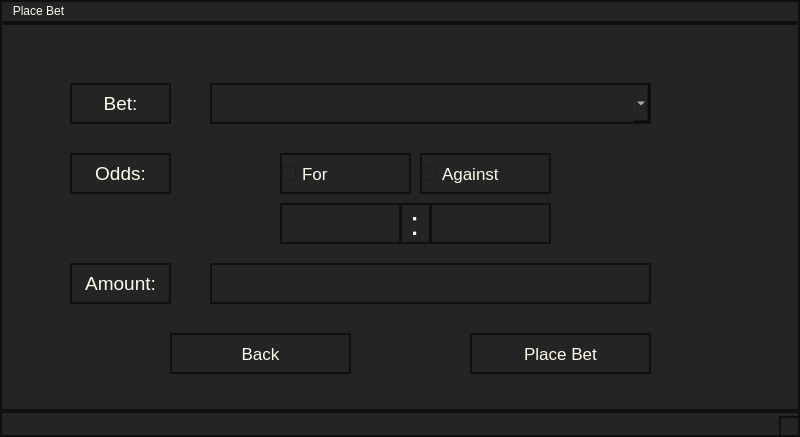
<?xml version="1.0" encoding="UTF-8"?>
<ui version="4.0">
 <class>MainWindow</class>
 <widget class="QMainWindow" name="MainWindow">
  <property name="geometry">
   <rect>
    <x>0</x>
    <y>0</y>
    <width>800</width>
    <height>437</height>
   </rect>
  </property>
  <property name="windowTitle">
   <string>MainWindow</string>
  </property>
  <property name="styleSheet">
   <string notr="true">background-color: rgb(36, 36, 36);
color: rgb(254, 251, 234);
border: 2px solid rgb(16, 16, 16);</string>
  </property>
  <widget class="QWidget" name="centralwidget">
   <widget class="QLineEdit" name="Amount">
    <property name="geometry">
     <rect>
      <x>210</x>
      <y>240</y>
      <width>441</width>
      <height>41</height>
     </rect>
    </property>
   </widget>
   <widget class="QLabel" name="label">
    <property name="geometry">
     <rect>
      <x>70</x>
      <y>240</y>
      <width>101</width>
      <height>41</height>
     </rect>
    </property>
    <property name="font">
     <font>
      <pointsize>14</pointsize>
     </font>
    </property>
    <property name="text">
     <string>Amount:</string>
    </property>
    <property name="alignment">
     <set>Qt::AlignCenter</set>
    </property>
   </widget>
   <widget class="QComboBox" name="BetName">
    <property name="geometry">
     <rect>
      <x>210</x>
      <y>60</y>
      <width>441</width>
      <height>41</height>
     </rect>
    </property>
    <property name="font">
     <font>
      <pointsize>12</pointsize>
     </font>
    </property>
    <item>
     <property name="text">
      <string/>
     </property>
    </item>
   </widget>
   <widget class="QLabel" name="label_2">
    <property name="geometry">
     <rect>
      <x>70</x>
      <y>60</y>
      <width>101</width>
      <height>41</height>
     </rect>
    </property>
    <property name="font">
     <font>
      <pointsize>14</pointsize>
     </font>
    </property>
    <property name="text">
     <string>Bet:</string>
    </property>
    <property name="alignment">
     <set>Qt::AlignCenter</set>
    </property>
   </widget>
   <widget class="QCheckBox" name="For">
    <property name="geometry">
     <rect>
      <x>280</x>
      <y>130</y>
      <width>131</width>
      <height>41</height>
     </rect>
    </property>
    <property name="font">
     <font>
      <pointsize>13</pointsize>
     </font>
    </property>
    <property name="text">
     <string>For</string>
    </property>
   </widget>
   <widget class="QCheckBox" name="Agaisnt">
    <property name="geometry">
     <rect>
      <x>420</x>
      <y>130</y>
      <width>131</width>
      <height>41</height>
     </rect>
    </property>
    <property name="font">
     <font>
      <pointsize>13</pointsize>
     </font>
    </property>
    <property name="text">
     <string>Against</string>
    </property>
   </widget>
   <widget class="QPushButton" name="PlaceBet">
    <property name="geometry">
     <rect>
      <x>470</x>
      <y>310</y>
      <width>181</width>
      <height>41</height>
     </rect>
    </property>
    <property name="font">
     <font>
      <pointsize>13</pointsize>
     </font>
    </property>
    <property name="text">
     <string>Place Bet</string>
    </property>
   </widget>
   <widget class="QPushButton" name="Back">
    <property name="geometry">
     <rect>
      <x>170</x>
      <y>310</y>
      <width>181</width>
      <height>41</height>
     </rect>
    </property>
    <property name="font">
     <font>
      <pointsize>13</pointsize>
     </font>
    </property>
    <property name="text">
     <string>Back</string>
    </property>
   </widget>
   <widget class="QLineEdit" name="ForOdds">
    <property name="geometry">
     <rect>
      <x>280</x>
      <y>180</y>
      <width>121</width>
      <height>41</height>
     </rect>
    </property>
    <property name="font">
     <font>
      <pointsize>25</pointsize>
     </font>
    </property>
    <property name="text">
     <string/>
    </property>
   </widget>
   <widget class="QLabel" name="label_3">
    <property name="geometry">
     <rect>
      <x>400</x>
      <y>180</y>
      <width>31</width>
      <height>41</height>
     </rect>
    </property>
    <property name="font">
     <font>
      <pointsize>25</pointsize>
     </font>
    </property>
    <property name="text">
     <string>:</string>
    </property>
   </widget>
   <widget class="QLineEdit" name="AgaisntOdds">
    <property name="geometry">
     <rect>
      <x>430</x>
      <y>180</y>
      <width>121</width>
      <height>41</height>
     </rect>
    </property>
    <property name="font">
     <font>
      <pointsize>25</pointsize>
     </font>
    </property>
    <property name="text">
     <string/>
    </property>
   </widget>
   <widget class="QLabel" name="label_4">
    <property name="geometry">
     <rect>
      <x>70</x>
      <y>130</y>
      <width>101</width>
      <height>41</height>
     </rect>
    </property>
    <property name="font">
     <font>
      <pointsize>14</pointsize>
     </font>
    </property>
    <property name="text">
     <string>Odds:</string>
    </property>
    <property name="alignment">
     <set>Qt::AlignCenter</set>
    </property>
   </widget>
  </widget>
  <widget class="QMenuBar" name="menubar">
   <property name="geometry">
    <rect>
     <x>0</x>
     <y>0</y>
     <width>800</width>
     <height>30</height>
    </rect>
   </property>
   <widget class="QMenu" name="menuPlace_Bet">
    <property name="title">
     <string>Place Bet</string>
    </property>
   </widget>
   <addaction name="menuPlace_Bet"/>
  </widget>
  <widget class="QStatusBar" name="statusbar"/>
 </widget>
 <resources/>
 <connections/>
</ui>
